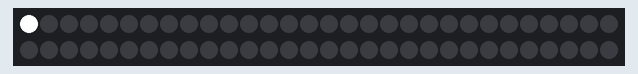
This sketch was run on a simulated Arduino Uno, built with avr-gcc and run on an emulated ATmega328P. Shown: 60 RGB LEDs in strip order, left to right, continuing on the next row. Dim RGB values are drawn brighter than linear; random numbers use the default seed unless the sketch sets one.

Above: at 0.16 s.
At 3.27 s:
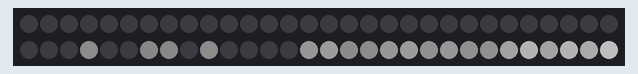
At 10.12 s:
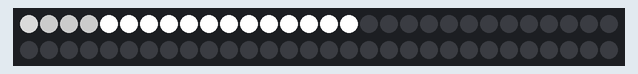
At 19.89 s:
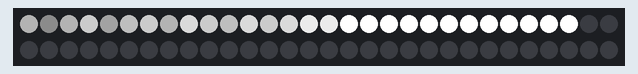
At 29.74 s:
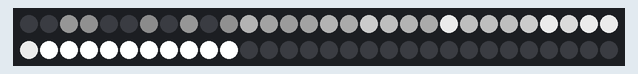
At 39.7 s:
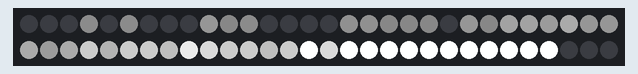

The sketch:

meteor_rain.ino
```cpp
/*
Displays an animation effect that looks like a falling meteor. Note that this takes byte arguments to set the colors
*/
#include <Adafruit_NeoPixel.h>

Adafruit_NeoPixel strip =
  Adafruit_NeoPixel(60, 7, NEO_GRB + NEO_KHZ800);

void setup(){
  strip.begin();
}

void loop() {
  meteorRain(0xff,0xff,0xff,10, 64, true, 30);
}

void meteorRain(byte red, byte green, byte blue, byte meteorSize, byte meteorTrailDecay, boolean meteorRandomDecay, int SpeedDelay) {
  for (int i = 0; i<strip.numPixels(); i++){
    strip.setPixelColor(i, 0, 0, 0);
  }

  for(int i = 0; i < 2*strip.numPixels(); i++) {


    // fade brightness all LEDs one step
    for(int j=0; j<strip.numPixels(); j++) {
      if( (!meteorRandomDecay) || (random(10)>5) ) {
        fadeToBlack(j, meteorTrailDecay );
      }
    }

    // draw meteor
    for(int j = 0; j < meteorSize; j++) {
      if( ( i-j <strip.numPixels()) && (i-j>=0) ) {
        strip.setPixelColor(i-j, red, green, blue);
      }
    }

    strip.show();
    delay(SpeedDelay);
  }
}

void fadeToBlack(int ledNo, byte fadeValue) {
 #ifdef ADAFRUIT_NEOPIXEL_H
    // NeoPixel
    uint32_t oldColor;
    uint8_t r, g, b;
    int value;

    oldColor = strip.getPixelColor(ledNo);
    r = (oldColor & 0x00ff0000UL) >> 16;
    g = (oldColor & 0x0000ff00UL) >> 8;
    b = (oldColor & 0x000000ffUL);

    r=(r<=10)? 0 : (int) r-(r*fadeValue/256);
    g=(g<=10)? 0 : (int) g-(g*fadeValue/256);
    b=(b<=10)? 0 : (int) b-(b*fadeValue/256);

    strip.setPixelColor(ledNo, r,g,b);
 #endif
 #ifndef ADAFRUIT_NEOPIXEL_H
   // FastLED
   leds[ledNo].fadeToBlackBy( fadeValue );
 #endif
}
```
